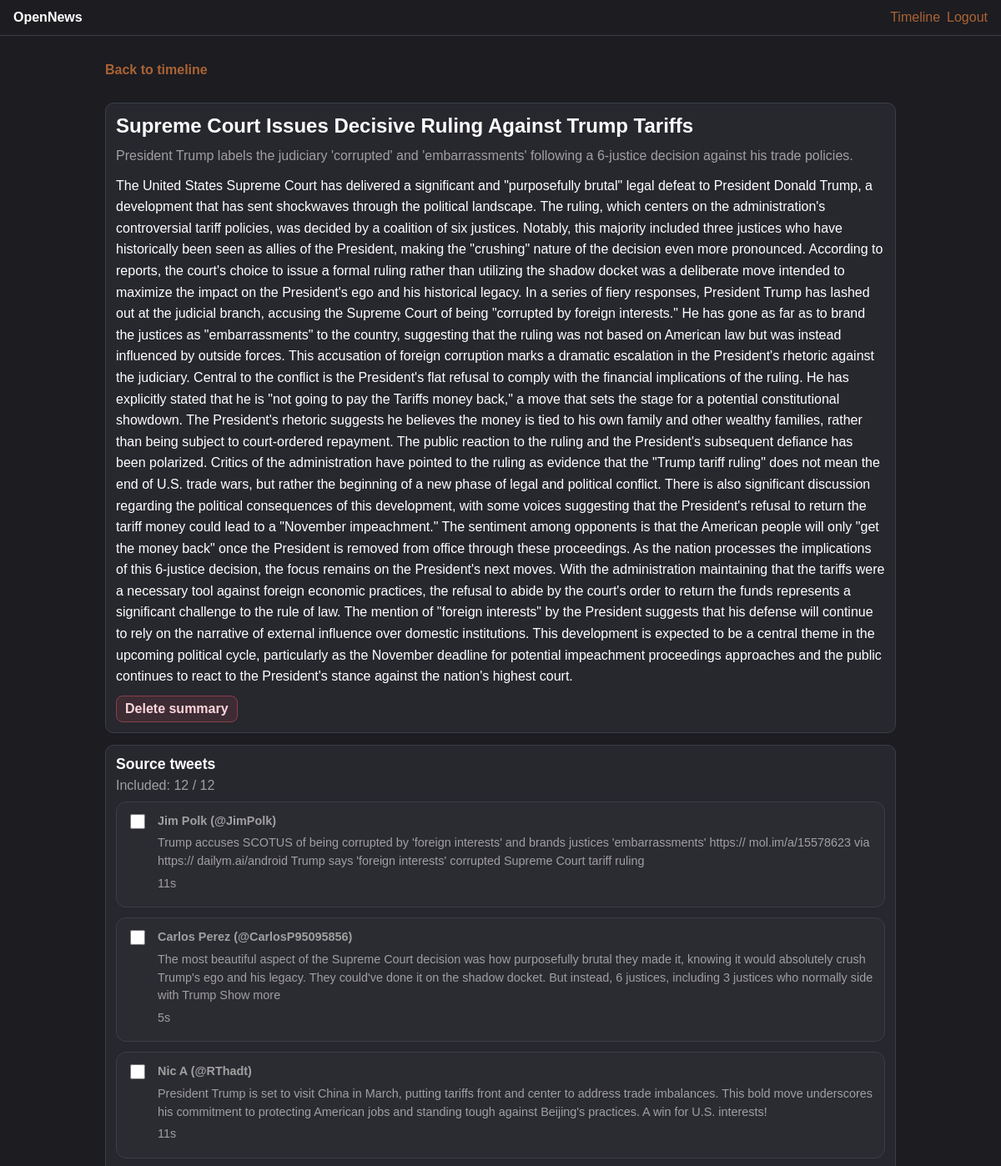
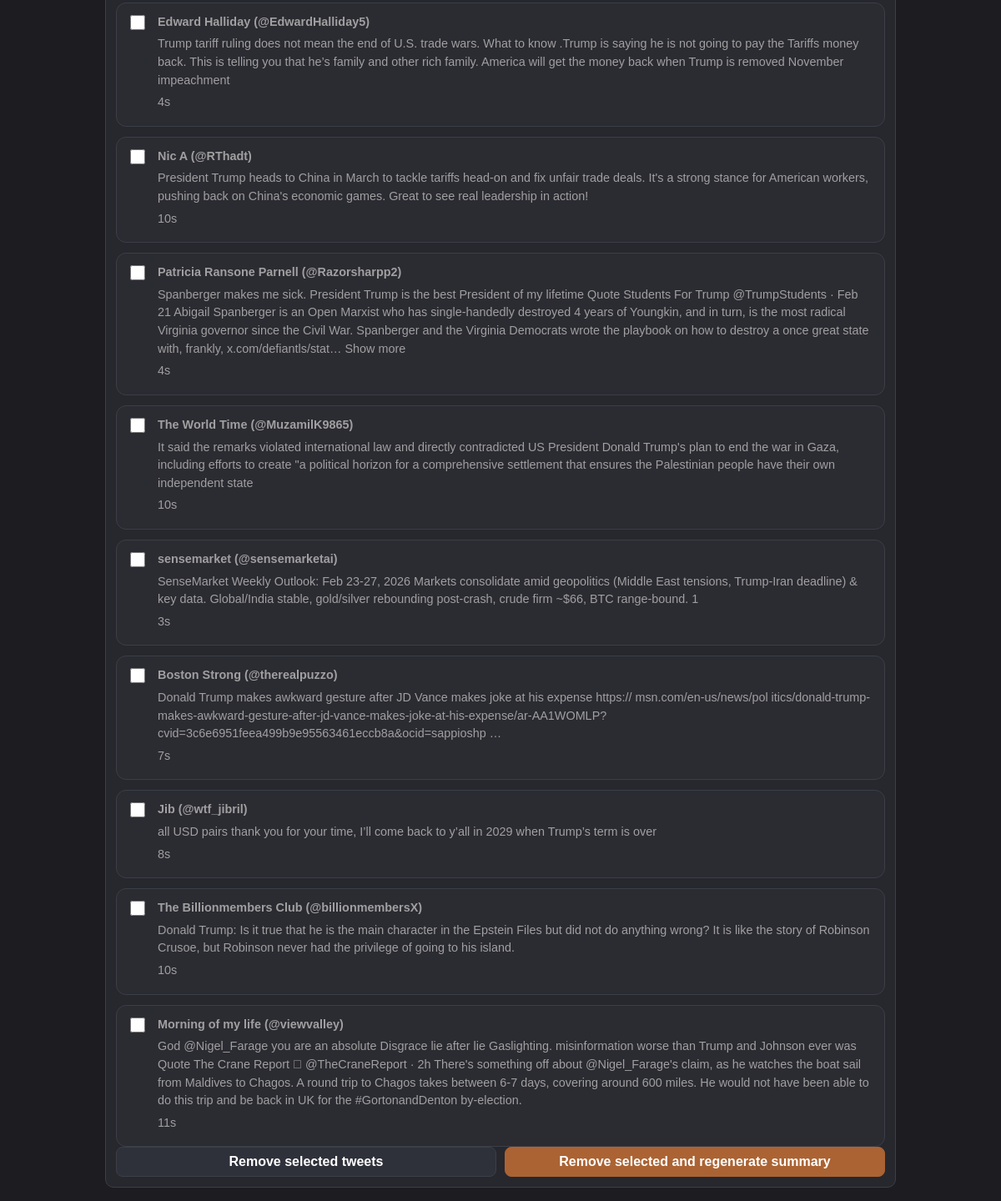
Page /post/7/ (signed in) on the committed database (2 pictures, top to bottom).
### opensourcenewsapp/models.py (models this page shows, shortened)
class Post(models.Model):
    title = models.CharField(max_length=200)
    subtitle = models.CharField(max_length=300, blank=True)
    article = models.TextField()
    score = models.IntegerField(default=0)
    media = models.URLField(blank=True)

class SourceTweet(models.Model):
    post = models.ForeignKey(Post, on_delete=models.CASCADE, related_name="source_tweets")
    raw = models.JSONField(default=dict)
    excluded = models.BooleanField(default=False)
    created_at = models.DateTimeField(auto_now_add=True)

### opensourcenewsapp/views.py (the view, shortened to what this page needs)
# urls.py: path("post/<int:post_id>/", post_detail_page, name="post_detail_page"),
@login_required
def post_detail_page(request, post_id):
    post = get_object_or_404(Post, id=post_id)
    if not _is_valid_post(post):
        return redirect("timeline_page")
    error = None
    notice = str(request.GET.get("notice", "")).strip()
    tweets = list(post.source_tweets.order_by("id"))
    included_count = sum(1 for tw in tweets if not tw.excluded)
    return render(
        request,
        "opensourcenewsapp/post_detail.html",
        {
            "post": post,
            "tweets": tweets,
            "included_count": included_count,
            "error": error,
            "notice": notice,
        },
    )

### opensourcenewsapp/views.py (called while the page is built)
def _is_valid_post(post):
    title = (post.title or "").strip()
    article = (post.article or "").strip()
    return bool(title or article)

### opensourcenewsapp/templates/opensourcenewsapp/post_detail.html (shortened to what this page needs)
{% extends 'opensourcenewsapp/base.html' %}
{% block content %}
<p><a class="link-cta" href="{% url 'timeline_page' %}">Back to timeline</a></p>
<article class="card post-card">
  <h1>{{ post.title|default:'Untitled summary' }}</h1>
  {% if post.subtitle %}<p class="subtitle">{{ post.subtitle }}</p>{% endif %}
  <p>{{ post.article }}</p>
  <form method="post" action="{% url 'delete_post_summary' post.id %}" class="inline-form" onsubmit="return confirm('Delete this summary?');">
    <button type="submit" class="btn-soft btn-danger">Delete summary</button>
  </form>
</article>
<section class="card">
  <div class="section-head">
    <h2>Source tweets</h2>
    <p class="muted">Included: {{ included_count }} / {{ tweets|length }}</p>
  </div>
  {% if tweets %}
  <form method="post">
    <div class="stack">
      {% for tw in tweets %}
      <label class="tweet-row {% if tw.excluded %}tweet-row--excluded{% endif %}">
        <input type="checkbox" name="remove_ids" value="{{ tw.id }}" {% if tw.excluded %}disabled{% endif %} />
        <div>
          <p><strong>{{ tw.raw.author|default:'Unknown' }}</strong></p>
          <p>{{ tw.raw.text|default:'(empty)' }}</p>
          {% if tw.raw.time %}<p class="muted">{{ tw.raw.time }}</p>{% endif %}
        </div>
      </label>
      {% endfor %}
    </div>
    <div class="actions-row">
      <button type="submit" name="action" value="remove" class="btn-soft">Remove selected tweets</button>
      <button type="submit" name="action" value="regenerate" class="btn-primary">Remove selected and regenerate summary</button>
    </div>
  </form>
  {% else %}
  <p>No source tweets attached to this summary yet.</p>
  {% endif %}
</section>
{% endblock %}

### opensourcenewsapp/static/opensourcenewsapp/styles.css (style rules this page uses)
:root { --bg: #1c1c21; --panel: #27272e; --panel-hover: #32323b; --line: #3b3f47; --text: #ffffff; --muted: #a0a0a1; --accent: #ab6333; --danger: #ff8aa5; --ok: #9effc9; }
* { box-sizing: border-box; }
body { margin: 0; min-height: 100vh; color: var(--text); font-family: Arial, sans-serif; background: var(--bg); }
a { color: var(--accent); text-decoration: none; }
.card { border: 1px solid var(--line); border-radius: 10px; padding: 12px; background: var(--panel); transition: transform 120ms ease, background 120ms ease; }
.stack { display: grid; gap: 12px; }
.section-head { margin-bottom: 10px; }
.section-head h2 { margin: 0; font-size: 1.1rem; }
.section-head p { margin: 6px 0 0; }
label { font-size: 0.9rem; color: var(--muted); }
input, select, button { width: 100%; border-radius: 8px; border: 1px solid var(--line); padding: 8px 10px; font: inherit; }
input, select { background: #1f2128; color: var(--text); }
button, .button-link { display: inline-block; border: 1px solid var(--line); background: #2e313a; color: var(--text); font-weight: 600; cursor: pointer; transition: transform 120ms ease, background 120ms ease; }
.btn-primary { background: var(--accent); color: #ffffff; border-color: var(--accent); }
.btn-soft { background: #2e313a; color: var(--text); border-color: var(--line); }
.post-card h1, .post-card h2 { margin: 0 0 8px; line-height: 1.25; }
.post-card > p { margin: 0 0 10px; line-height: 1.6; }
.subtitle { color: var(--muted); }
.link-cta { font-weight: 650; }
.tweet-row { display: grid; grid-template-columns: auto 1fr; gap: 12px; align-items: flex-start; padding: 12px; border: 1px solid var(--line); border-radius: 12px; background: rgba(255, 255, 255, 0.02); }
.tweet-row input[type="checkbox"] { width: 18px; height: 18px; margin-top: 2px; }
.tweet-row p { margin: 0 0 5px; line-height: 1.5; }
.actions-row { display: grid; grid-template-columns: 1fr 1fr; gap: 10px; }
.inline-form { margin: 0; }
.inline-form button { width: auto; padding: 6px 10px; }
.btn-danger { border-color: #8d3f49; color: #ffd5dc; background: rgba(141, 63, 73, 0.22); }
.muted { color: var(--muted); }

### rows in the picture
Post: title "Supreme Court Issues Decisive Ruling Against Trump Tariffs", subtitle "President Trump labels the judiciary 'corrupted' and 'embarrassments' following a 6-justice decision against his trade policies.", article "The United States Supreme Court has delivered a significant and \"purposefully brutal\" legal defeat to President Donald Trump, a development that has sent shockwaves through the political landscape. The ruling, which centers on the administration's controversial tariff policies, was decided by a coalition of six justices. Notably, this majority included three justices who have historically been seen as allies of the President, making the \"crushing\" nature of the decision even more pronounced. According to reports, the court's choice to issue a formal ruling rather than utilizing the shadow docket was a deliberate move intended to maximize the impact on the President's ego and his historical…"
SourceTweet: raw.author "Jim Polk (@JimPolk)", raw.text "Trump accuses SCOTUS of being corrupted by 'foreign interests' and brands justices 'embarrassments' https:// mol.im/a/15578623 via https:// dailym.ai/android Trump says 'foreign interests' corrupted Supreme Court tariff ruling", raw.time "11s"
SourceTweet: raw.author "Carlos Perez (@CarlosP95095856)", raw.text "The most beautiful aspect of the Supreme Court decision was how purposefully brutal they made it, knowing it would absolutely crush Trump's ego and his legacy. They could've done it on the shadow docket. But instead, 6 justices, including 3 justices who normally side with Trump Show more", raw.time "5s"
SourceTweet: raw.author "Nic A (@RThadt)", raw.text "President Trump is set to visit China in March, putting tariffs front and center to address trade imbalances. This bold move underscores his commitment to protecting American jobs and standing tough against Beijing's practices. A win for U.S. interests!", raw.time "11s"
SourceTweet: raw.author "Edward Halliday (@EdwardHalliday5)", raw.text "Trump tariff ruling does not mean the end of U.S. trade wars. What to know .Trump is saying he is not going to pay the Tariffs money back. This is telling you that he’s family and other rich family. America will get the money back when Trump is removed November impeachment", raw.time "4s"
SourceTweet: raw.author "Nic A (@RThadt)", raw.text "President Trump heads to China in March to tackle tariffs head-on and fix unfair trade deals. It's a strong stance for American workers, pushing back on China's economic games. Great to see real leadership in action!", raw.time "10s"
SourceTweet: raw.author "Patricia Ransone Parnell (@Razorsharpp2)", raw.text "Spanberger makes me sick. President Trump is the best President of my lifetime Quote Students For Trump @TrumpStudents · Feb 21 Abigail Spanberger is an Open Marxist who has single-handedly destroyed 4 years of Youngkin, and in turn, is the most radical Virginia governor since the Civil War. Spanberger and the Virginia Democrats wrote the playbook on how to destroy a once great state with, frankly, x.com/defiantls/stat… Show more", raw.time "4s"
SourceTweet: raw.author "The World Time (@MuzamilK9865)", raw.text "It said the remarks violated international law and directly contradicted US President Donald Trump's plan to end the war in Gaza, including efforts to create \"a political horizon for a comprehensive settlement that ensures the Palestinian people have their own independent state", raw.time "10s"
SourceTweet: raw.author "sensemarket (@sensemarketai)", raw.text "SenseMarket Weekly Outlook: Feb 23-27, 2026 Markets consolidate amid geopolitics (Middle East tensions, Trump-Iran deadline) & key data. Global/India stable, gold/silver rebounding post-crash, crude firm ~$66, BTC range-bound. 1", raw.time "3s"
SourceTweet: raw.author "Boston Strong (@therealpuzzo)", raw.text "Donald Trump makes awkward gesture after JD Vance makes joke at his expense https:// msn.com/en-us/news/pol itics/donald-trump-makes-awkward-gesture-after-jd-vance-makes-joke-at-his-expense/ar-AA1WOMLP?cvid=3c6e6951feea499b9e95563461eccb8a&ocid=sappioshp …", raw.time "7s"
SourceTweet: raw.author "Jib (@wtf_jibril)", raw.text "all USD pairs thank you for your time, I’ll come back to y’all in 2029 when Trump’s term is over", raw.time "8s"
SourceTweet: raw.author "The Billionmembers Club (@billionmembersX)", raw.text "Donald Trump: Is it true that he is the main character in the Epstein Files but did not do anything wrong? It is like the story of Robinson Crusoe, but Robinson never had the privilege of going to his island.", raw.time "10s"
SourceTweet: raw.author "Morning of my life (@viewvalley)", raw.text "God @Nigel_Farage you are an absolute Disgrace lie after lie Gaslighting. misinformation worse than Trump and Johnson ever was Quote The Crane Report  @TheCraneReport · 2h There's something off about @Nigel_Farage's claim, as he watches the boat sail from Maldives to Chagos. A round trip to Chagos takes between 6-7 days, covering around 600 miles. He would not have been able to do this trip and be back in UK for the #GortonandDenton by-election.", raw.time "11s"

### other values in the picture
{{ included_count }} "12"
{{ tweets|length }} "12"
